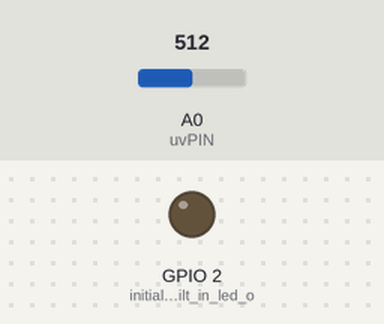
A sketch run on a simulated ESP8266 (Wemos D1 mini). Shown: output pins drawn as LEDs (lit = HIGH). The inputs (shaded band) are chosen by the test bench; at power-on: A0 (uvPIN) = 512. WiFi joins after 1.5 s; servers stay silent unless stated; uploads are accepted with an empty reply; what the sketch prints to the serial monitor is not drawn.

Above: at 5.6 s.
Timing chart, 0 to 10.7 s (numbered marks = the images above):
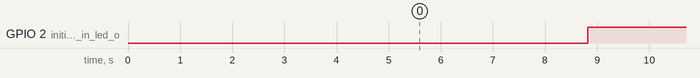

Measured:
- by itself, GPIO 2 (initialize_built_in_led_o): alternates HIGH for 3.3 s and LOW for 3.0 s

The sketch:

update_uv.ino
```cpp
/*
   Source  Code: https://www.instructables.com/How-to-Connect-NodeMCU-ESP8266-to-MySQL-Database-1/
   板子: WMOS D1 mini
   update: 20211006
*/

/*函式庫*/
#include <ESP8266WiFi.h>
#include <ESP8266HTTPClient.h>
//#include <WiFiClientSecure.h>

/*WiFi設定*/
#define HOST "192.168.21.39"          // 伺服器的IP或網址 (without "http:// "  and "/" at the end of URL)
#define WIFI_SSID "Hydroponics"        // Wifi 名稱
#define WIFI_PASSWORD "AA10bb17"       // WIFI 密碼
#define URL "http://192.168.21.39/upload_data/dbwrite_uv_1.php"

/*全局變數*/
#define uvPIN A0     //腳位:A0
int val,val2;
String sendval, sendval2, postData;

void setup() {

  Serial.begin(9600); //啟用串列埠
  Serial.println("Communication Started \n\n");
  delay(1000);

  pinMode(LED_BUILTIN, OUTPUT);     // initialize built in led on the board

  get_wifi();
  delay(30);

}


void loop() {

HTTPClient http;    // http object of clas HTTPClient
//WiFiClient wificlient; //wifi object of WiFiClient

int sensorValue = analogRead(A0);
int val = mv_to_uv(sensorValue); //uv

// Convert integer variables to string
sendval = String(val);

/*使用POST來送出資料*/
postData = "uv=" + sendval ;
Serial.println(postData);

// We can post values to PHP files as  example.com/dbwrite.php?name1=val1&name2=val2&name3=val3
// Hence created variable postDAta and stored our variables in it in desired format
// For more detials, refer:- https://www.tutorialspoint.com/php/php_get_post.htm

  // Update Host URL here:-
   http.begin(URL);   //要連線的位置
   http.addHeader("Content-Type", "application/x-www-form-urlencoded");  //Specify content-type header

   int httpCode = http.POST(postData);   // Send POST request to php file and store server response code in variable named httpCode
   Serial.println("Values are, UV = " + sendval  );

   Serial.print("Send GET request to URL: ");
   Serial.println(URL);

   if (httpCode == 200) {
      /*如果連線成功*/
      Serial.println("Values uploaded successfully.");
      Serial.print("Http Code: ");
      Serial.println(httpCode);
      String webpage = http.getString();    // Get html webpage output and store it in a string
      Serial.println(webpage + "\n");
   }else{
      /*如果連線不成功*/
     Serial.print("Http Code: ");
     Serial.println(httpCode);
     Serial.println("Failed to upload values. \n");
     http.end();
     return;
   }
   led_now();

}


void get_wifi(){
   /*啟用WiFi連線*/
  WiFi.mode(WIFI_STA);
  WiFi.begin(WIFI_SSID, WIFI_PASSWORD); //try to connect with wifi
  Serial.print("Connecting to ");
  Serial.print(WIFI_SSID);
  while (WiFi.status() != WL_CONNECTED) {
      Serial.print(".");
      delay(500);
   }

  /*輸出連到的Wifi名&連線分到的ip位置*/
  Serial.println();
  //輸出連到的Wifi名
  Serial.print("Connected to ");
  Serial.println(WIFI_SSID);
  //輸出連線分到的ip位置
  Serial.print("IP Address is : ");
  Serial.println(WiFi.localIP());

}

/*led指示燈(板子上的LED:LOW&HIGH)*/
void led_now(){
  delay(3000);
  digitalWrite(LED_BUILTIN, LOW);
  delay(3000);
  digitalWrite(LED_BUILTIN, HIGH);
}


/*sensor輸出值(mV)転UV值*/
int mv_to_uv(int sensor_value){
   int uv;

   /*分類*/
   if(sensor_value<=226) uv=0;
   else if(sensor_value<=227&&sensor_value<=317) uv=1;
   else if(sensor_value<=318&&sensor_value<=407) uv=2;
   else if(sensor_value<=408&&sensor_value<=502) uv=3;
   else if(sensor_value<=503&&sensor_value<=605) uv=4;
   else if(sensor_value<=606&&sensor_value<=695) uv=5;
   else if(sensor_value<=696&&sensor_value<=794) uv=6;
   else if(sensor_value<=795&&sensor_value<=880) uv=7;
   else if(sensor_value<=881&&sensor_value<=975) uv=8;
   else if(sensor_value<=976&&sensor_value<=1078) uv=9;
   else if(sensor_value<=1079&&sensor_value<=1169) uv=10;
   else uv=11;

   return uv; //回伝uv值
}
```
